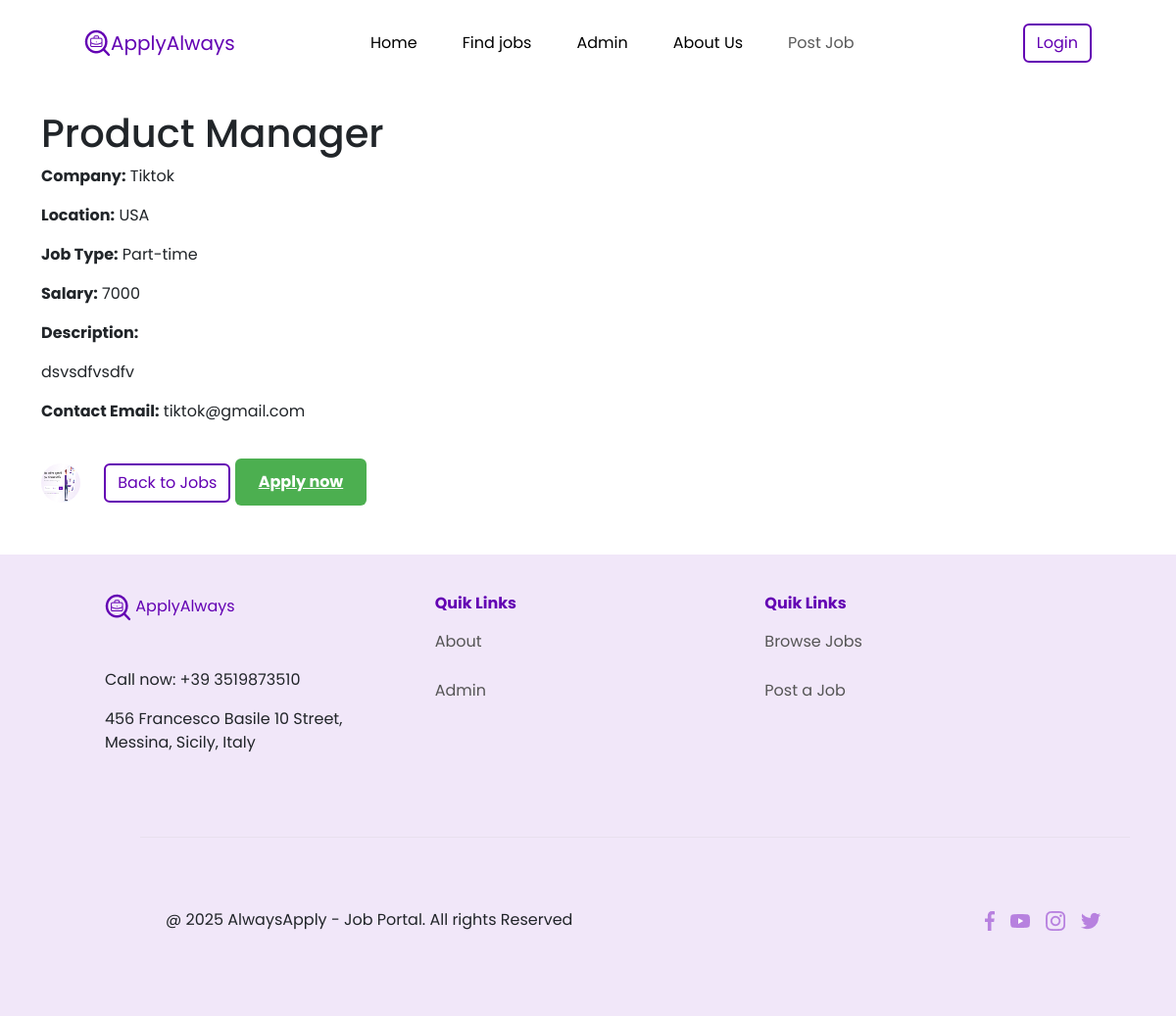
Screenshot of /jobs/12/ with the database file from the repository.
### posts/models.py (models this page shows, shortened)
class JobPosting(models.Model):
    title = models.CharField(max_length=255)
    company = models.CharField(max_length=255)
    logo = models.ImageField(upload_to='company_logos/', blank=True, null=True)
    location = models.CharField(max_length=255)
    JOB_TYPES = [
        ('full_time', 'Full-time'),
        ('part_time', 'Part-time'),
        ('contract', 'Contract'),
        ('freelance', 'Freelance'),
        ('internship', 'Internship'),
    ]
    job_type = models.CharField(max_length=50, choices=JOB_TYPES)
    salary = models.CharField(max_length=100, blank=True, null=True)
    description = models.TextField()
    contact_email = models.EmailField()
    posted_at = models.DateTimeField(auto_now_add=True)
    saved_by = models.ManyToManyField(User, related_name='saved_jobs', blank=True)  # Tracks users who saved this job

### jobs/views.py (the view)
# urls.py: path('<int:pk>/', views.job_detail, name='job_detail'),
def job_detail(request, pk):
    job = get_object_or_404(JobPosting, pk=pk)
    return render(request, 'jobs/job_detail.html', {'job': job})

### jobs/templates/jobs/job_detail.html
{% extends "base.html" %}
{% block content %}
<div class="container">
    <h1>{{ job.title }}</h1>
    <p><strong>Company:</strong> {{ job.company }}</p>
    <p><strong>Location:</strong> {{ job.location }}</p>
    <p><strong>Job Type:</strong> {{ job.get_job_type_display }}</p>
    <p><strong>Salary:</strong> {{ job.salary }}</p>
    <p><strong>Description:</strong></p>
    <p>{{ job.description }}</p>
    <p><strong>Contact Email:</strong> {{ job.contact_email }}</p>
    {% if job.logo %}
        <img src="{{ job.logo.url }}" alt="{{ job.company }} Logo" class="company-logo">
    {% endif %}
    <a href="{% url 'jobs:jobs' %}" class="btn">Back to Jobs</a>
    <a href="{% url 'jobs:apply_job' job.pk %}" class="apply-btn">Apply now</a>
</div>
{% endblock %}

### static/css/style.css (style rules this page uses)
body, html { margin: 0; padding: 0; }
body { font-family: 'Poppins', sans-serif; overflow-x: hidden; }
.btn { color: #6300B3; border: 2px solid #6300B3; margin-left: 20px; }
.company-logo { width: 40px; height: 40px; border-radius: 50%; }
.details-btn, .apply-btn { padding: 10px 15px; margin-top: auto; font-size: 14px; font-weight: bold; border-radius: 6px; border: none; cursor: pointer; }
.apply-btn { background-color: #6300B3; color: #fff; }
.apply-btn, .submit-btn { background-color: #4CAF50; color: white; border: none; padding: 12px 24px; font-size: 16px; cursor: pointer; display: inline-block; margin-top: 20px; text-align: center; }

### rows the page displays
JobPosting: title "Product Manager", company "Tiktok", location "USA", job_type "Part-time", salary "7000", description "dsvsdfvsdfv", contact_email "tiktok@gmail.com", logo (picture)
